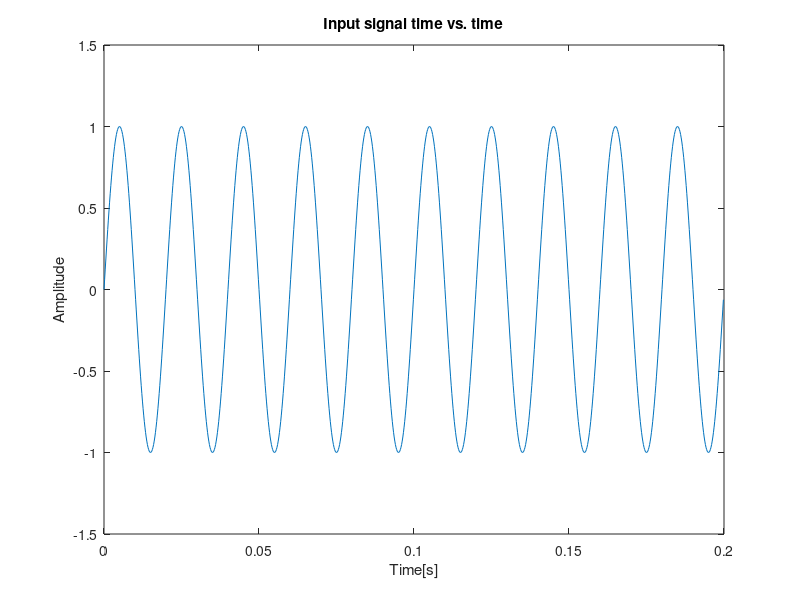

This figure's MATLAB source: (Note: this script raises an error after producing the figure.)
% Id: 313288763,203675814
clear all ;
clc;
close all;
clear figure;
% init vars 
data = load("input_signal.mat").s;
N = length(data) ;% samples number
fs = 5e3 ;% sampled rate 
Ts = 1/fs;
T0 = N*Ts ;% total sampling time 
df  = 1/T0; % resolution we can get in the spectrum figure()
t = (0:length(data)-1).*Ts; % time domain
%% Question a:  plot Input signal time domain 
figure()
plot(t,data);
title("Input signal time vs. time")
xlabel("Time[s]")
ylabel("Amplitude")

%% Question b: plot Input signal spectrum frequency Domain
spectrum = fft(data,N)/(N*0.5);
freq_axis = 0:length(spectrum)-1; % calc frequency array
freq_axis = freq_axis .*df; % calc frequency array
omega = 2.* pi .*(freq_axis/fs); % Omega = 2pi*(f/fs)
% plot Input signal spectrum db
figure()
plot(freq_axis,db(abs(spectrum)));
title("spectrum of the input signal db")
xlabel("frequency[Hz]")
ylabel("amplitude[DB]")
% plot Input signal spectrum absolute
figure()
plot(freq_axis,abs(spectrum));
title("spectrum of the input signal absolute")
xlabel("frequency[Hz]")
ylabel("amplitude")

%% Question d: notch filter design
noiseFreq = 50; % noise frequince we found
N = 1000; % samples number
a = 0.9; % notch magnitude
z = exp(1j.*omega); %z Transpose param z=e^-jomega
omegaCutOff = 2 * pi*(noiseFreq/fs); %calc frequency cut off
%Calc zeros and poles
zero1 = exp(1j*omegaCutOff);
zero2 = exp(-1j*omegaCutOff);
pole1 = a * exp(1j*omegaCutOff);
pole2 = a * exp(-1j*omegaCutOff);
notchFilter  = ((z - zero1) .* (z-zero2) )./((z-pole1) .* (z-pole2)); % notch filter equation

%% Question e: plot zero and pole map
zplane([zero1;zero2],[pole1;pole2]);% plot zero and pole map 

%% Question f: plot notch filter spectrum
% plot notch filter spectrum between 0 - 2pi 
figure()
plot(omega,abs(notchFilter))
title("plot notch filter spectrum rad/samp")
xlabel("rad/samp")
ylabel("Magnitude")
% plot notch filter spectrum in the frequncy domain 
figure()
plot(freq_axis,abs(notchFilter))
title("plot notch filter spectrum in the frequncy")
xlabel("Frequency[Hz]")
ylabel("Magnitude")

%% Question h and i: y[n] difference calc and pass the input through the filter.
y = zeros (1,N); %init y[n] 
x=data;
%calc difference
for n = 3 : N
 y(n) = x(n)- x(n-1).*(zero1+zero2)+x(n-2).*(zero1.*zero2)+y(n-1).*(pole1+pole2)-y(n-2).*(pole1.*pole2);
end
Y = fft(y)/(N*0.5);


%% Question j and k: plot y[n] output signal vs. time.
plot(t,y)
title("plot y[n] output signal vs. time")
xlabel("Time[s]")
ylabel("Amplitude")

% plot y[n] spectrum (Y[n])
figure()
plot(freq_axis,abs(Y))
title("plot y[n] absulote spectrum")
xlabel("Frequency[Hz]")
ylabel("Magnitude")

% plot y[n] spectrum  db (Y[n])
figure()
plot(freq_axis,db(abs(Y)))
title("plot y[n] db spectrum")
xlabel("Frequency[Hz]")
ylabel("Magnitude [db]")





